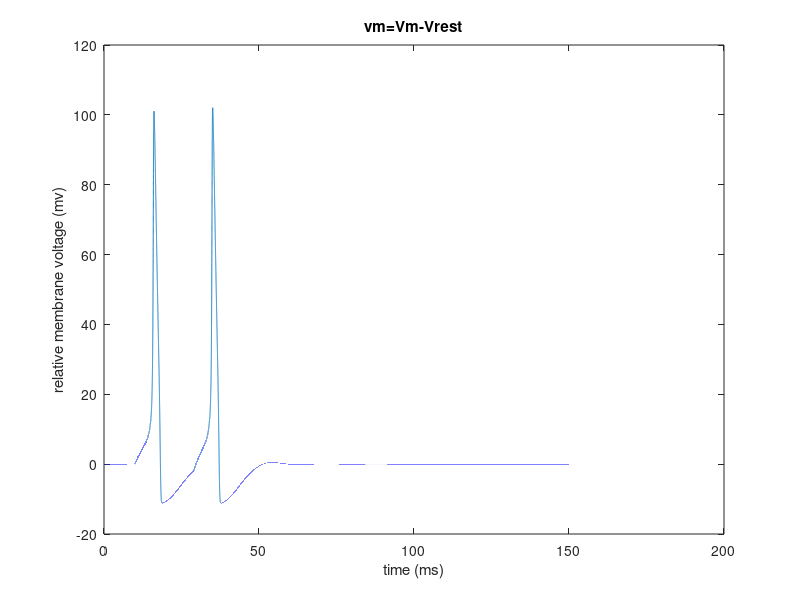
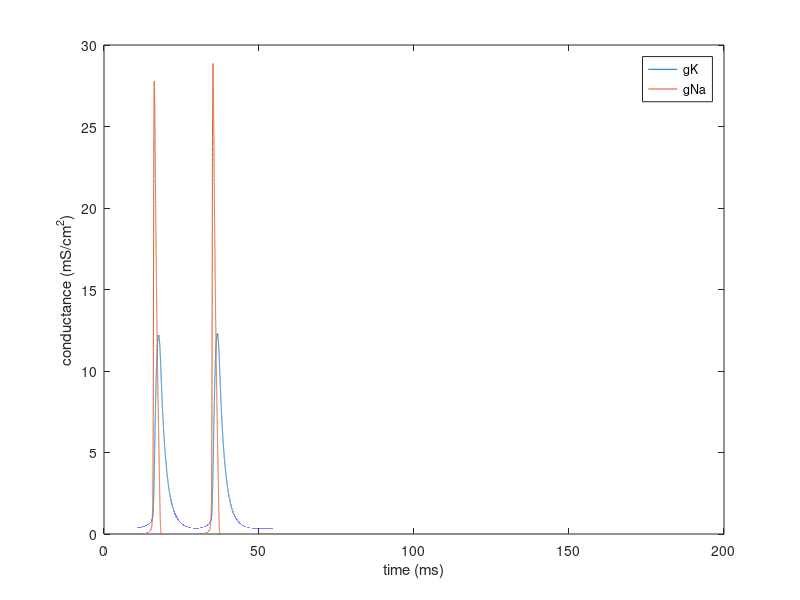
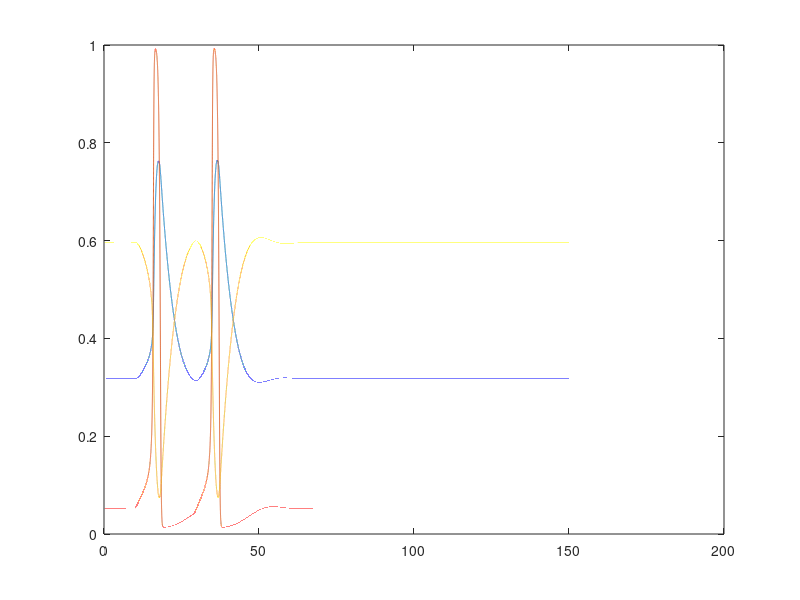

MATLAB code to generate these figures, in order: (Note: this script raises an error after producing the figures.)
clear
clc
clf
g(1)=36;
g(2)=120;
g(3)=0.3;
E(1)=-12;
E(2)=115;
E(3)=10.613;
I_ext=0;
V=-10;
x=zeros(1,3);
x(3)=1;
t_rec=0;
t_final=150;
I_on1=2.5;
I_on2=2.5;
T1=10;
T2=29;
Tw1=5;
Tw2=5;
dt=0.001;
for t=-30:dt:t_final
    if t==T1
        I_ext=I_on1;
    end
    if t==T1+Tw1
        I_ext=0;
    end
    if t==T2
        I_ext=I_on2;
    end
    if t==T2+Tw2
        I_ext=0;
    end
    alpha(1)=(10-V)/(100*(exp((10-V)/10)-1));
    alpha(2)=(25-V)/(10*(exp((25-V)/10)-1));
    alpha(3)=0.07*exp(-V/20);
    beta(1)=0.125*exp(-V/80);
    beta(2)=4*exp(-V/18);
    beta(3)=1/(exp((30-V)/10)+1);
    tau=1./(alpha+beta);
    x_0=alpha.*tau;
    x=(1-dt./tau).*x+x_0.*dt./tau;
    gnmh(1)=g(1)*x(1)^4;
    gnmh(2)=g(2)*x(2)^3*x(3);
    gnmh(3)=g(3);
    I=gnmh.*(V-E);
    V=V+dt*(I_ext-sum(I));
    if t>=0
        t_rec=t_rec+1;
        x_plot(t_rec)=t;
        y_plot(t_rec)=V;
        G(1,t_rec)=gnmh(1);
        G(2,t_rec)=gnmh(2);
        n(t_rec)=x(1);
        m(t_rec)=x(2);
        h(t_rec)=x(3);
    end
end
plot(x_plot,y_plot);
title('vm=Vm-Vrest');
xlabel('time (ms)');
ylabel('relative membrane voltage (mv)');
figure();
plot(x_plot,G);
xlabel('time (ms)');
ylabel('conductance (mS/cm^2)');
legend('gK','gNa');
figure();
z=plot(x_plot,n,x_plot,m,x_plot,h);
z(1).Color='r';
z(2).Color='g';
z(3).Color='y';
xlabel('time (ms)');
ylabel('n,m,h(t)');
legend('n(t)','m(t)','h(t)');
